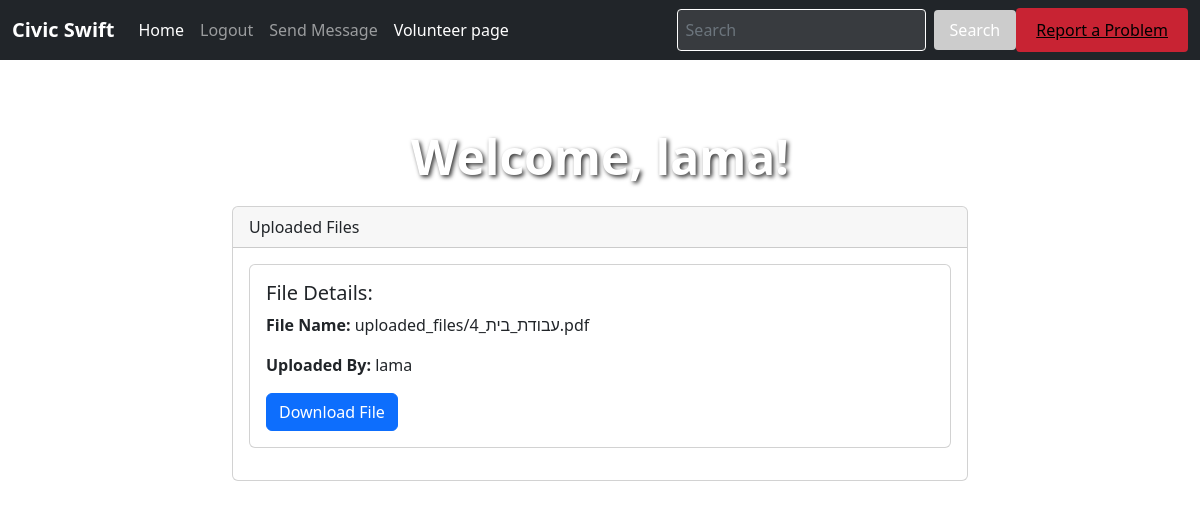
Before: /ResidentM/ (signed in) with the older database file.
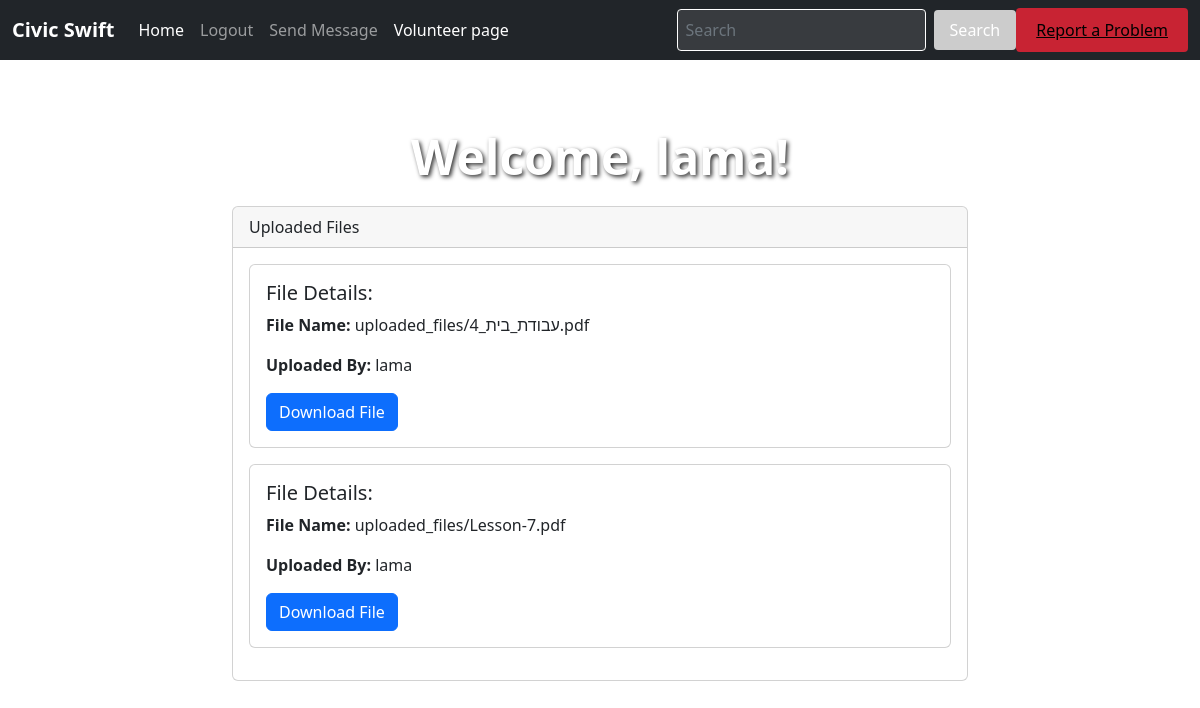
After: the same page with the newer database file.
### core/models.py (models this page shows)
class UploadedFile(models.Model):
    resident = models.ForeignKey(User, on_delete=models.CASCADE)
    file = models.FileField(upload_to='uploaded_files/')
    uploaded_at = models.DateTimeField(auto_now_add=True)

### core/decorators.py (the view)
    @login_required
    def wrapper(request, *args, **kwargs):
        if request.user.groups.filter(name='Resident').exists():
            return view_func(request, *args, **kwargs)
        else:
            return HttpResponse("You are not authorized to access this page.")

### core/views.py (called while the page is built)
@login_required
@Resident_limit
def ResidentM(request):
    uploaded_files = UploadedFile.objects.filter(resident=request.user)
    return render(request, 'ResidentM.html', {'uploaded_files': uploaded_files})

### Template/ResidentM.html (shortened to what this page needs)
<!DOCTYPE html>
<html lang="en">
<head>
     <link href="https://cdn.jsdelivr.net/npm/bootstrap@5.2.3/dist/css/bootstrap.min.css" rel="stylesheet">
    <link href="https://cdn.jsdelivr.net/npm/bootstrap@5.2.3/dist/css/bootstrap.min.css" rel="stylesheet">
</head>
<body>
    <nav class="navbar navbar-expand-lg navbar-dark bg-dark">
        <div class="container-fluid">
            <a class="navbar-brand" href="#">Civic Swift</a>
            <div class="collapse navbar-collapse" id="navbarSupportedContent">
                <ul class="navbar-nav me-auto mb-2 mb-lg-0">
                    <li class="nav-item">
                        <a class="nav-link active" href="{% url 'ResidentM' %}">Home</a>
                    </li>
                    <li class="nav-item">
                        <a class="nav-link" href="{% url 'logout' %}">Logout</a>
                    </li>
                    <li class="nav-item">
                        <a class="nav-link" href="{% url 'create-message' %}">Send Message</a>
                    </li>
                    <li class="nav-item">
                    <a class="nav-link active" aria-current="page" href="{% url 'Volunteer' %}">Volunteer page</a>
                    </li>
                    </ul>
                <form class="search-form" role="search" method="get" action="{% url 'search' %}">
                    <input class="form-control me-2" type="search" placeholder="Search" aria-label="Search" name="query">
                    <button class="btn btn-outline-secondary" type="submit">Search</button>
                </form>
                <a href="{% url 'report_problem' %}" class="report-btn">Report a Problem</a>
            </div>
        </div>
    </nav>
    <div class="container mt-5">
        <h1 class="greeting">Welcome, {{ request.user.username }}!</h1>
<div class="row justify-content-center">
    <div class="col-md-8">
        <div class="card">
            <div class="card-header">Uploaded Files</div>
            <div class="card-body">
                {% if uploaded_files %}
                    {% for uploaded_file in uploaded_files %}
                        <div class="card mb-3">
                            <div class="card-body">
                                <h5 class="card-title">File Details:</h5>
                                <p class="card-text"><strong>File Name:</strong> {{ uploaded_file.file.name }}</p>
                                <p class="card-text"><strong>Uploaded By:</strong> {{ uploaded_file.resident }}</p>
                                <a href="{{ uploaded_file.file.url }}" class="btn btn-primary" download>Download File</a>
                            </div>
                        </div>
                    {% endfor %}
                {% else %}
                    <p class="card-text">No files uploaded for this resident.</p>
                {% endif %}
            </div>
        </div>
    </div>
</div>
</body>
</html>

Changed rows visible on the page:
added UploadedFile: file.name "uploaded_files/Lesson-7.pdf", resident "lama"
